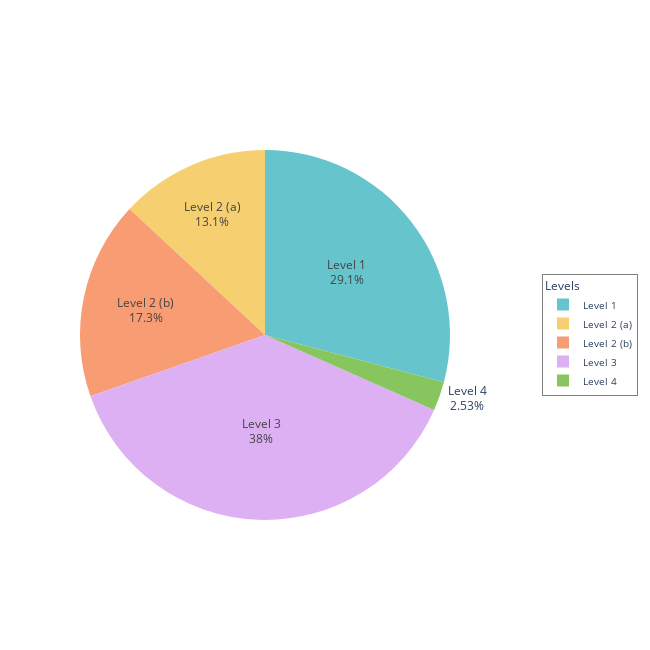

Write notebook code for a chart like this one.
### Code cell
labels = sorted(df['Code'].unique())
values = df['Code'].value_counts().sort_index()

colors = px.colors.qualitative.Pastel

layout = go.Layout(
    autosize=False,
    width=650,
    height=650,
    legend_title_text='Levels',
    legend=dict(bordercolor="black",
                borderwidth=0.5,
                x=1.25,
                y=0.5,
                xanchor="left",
                yanchor="middle",
                font=dict(size=10),
                itemsizing='constant' 
            )
)

fig = go.Figure(data=[go.Pie(labels=labels, values=values, marker=dict(colors=colors), sort=False, textinfo='label+percent'
                            )], layout = layout)
fig.show()

### Figure 1 — Plotly figure (JSON) as saved in the notebook; plotly's stock layout.template omitted (floating-point values rounded to 4 significant figures)
{"data": [{"labels": ["Level 1", "Level 2 (a)", "Level 2 (b)", "Level 3", "Level 4"], "marker": {"colors": ["rgb(102, 197, 204)", "rgb(246, 207, 113)", "rgb(248, 156, 116)", "rgb(220, 176, 242)", "rgb(135, 197, 95)", "rgb(158, 185, 243)", "rgb(254, 136, 177)", "rgb(201, 219, 116)", "rgb(139, 224, 164)", "rgb(180, 151, 231)", "rgb(179, 179, 179)"]}, "sort": false, "textinfo": "label+percent", "type": "pie", "values": [69, 31, 41, 90, 6]}], "layout": {"autosize": false, "height": 650, "legend": {"bordercolor": "black", "borderwidth": 0.5, "font": {"size": 10}, "itemsizing": "constant", "title": {"text": "Levels"}, "x": 1.25, "xanchor": "left", "y": 0.5, "yanchor": "middle"}, "width": 650}}
